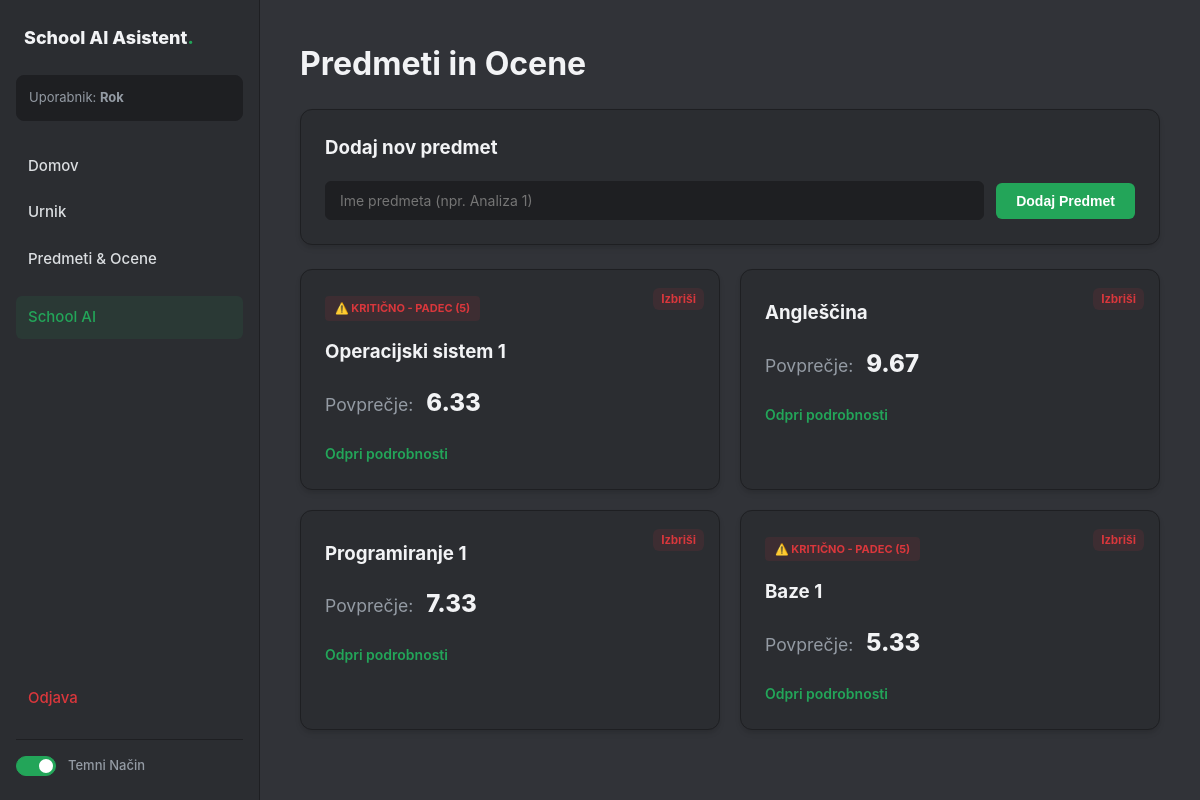
The page /predmeti (signed in) on the database its author committed.
### tables this page shows
CREATE TABLE predmeti (
            id INTEGER PRIMARY KEY AUTOINCREMENT,
            user_id INTEGER NOT NULL,
            ime TEXT NOT NULL,
            FOREIGN KEY (user_id) REFERENCES uporabniki (id)
        );

### app.py (the view)
@app.route('/predmeti', methods=['GET', 'POST'])
def predmeti():
    if 'user_id' not in session: return redirect(url_for('prijava'))
    conn = get_db_connection()
    if request.method == 'POST':
        conn.execute('INSERT INTO predmeti (user_id, ime) VALUES (?, ?)', (session['user_id'], request.form['ime']))
        conn.commit()
        return redirect(url_for('predmeti'))
    predmeti_iz_baze = conn.execute('''
        SELECT p.*,
               (SELECT AVG(o.vrednost) FROM ocene o WHERE o.predmet_id = p.id) as povprecje,
               (SELECT COUNT(*) FROM ocene o WHERE o.predmet_id = p.id AND o.vrednost = 5) as ima_petico
        FROM predmeti p WHERE p.user_id = ?
    ''', (session['user_id'],)).fetchall()
    conn.close()
    return render_template('predmeti.html', predmeti=predmeti_iz_baze)

### app.py (called while the page is built)
def get_db_connection():
    conn = sqlite3.connect('database.db')
    conn.row_factory = sqlite3.Row
    return conn

### templates/predmeti.html
{% extends 'base.html' %}
{% block content %}
<h1>Predmeti in Ocene</h1>
<div class="card form-card" style="margin-bottom: 24px;">
    <h3>Dodaj nov predmet</h3>
    <form method="POST" class="clean-form" style="display: flex; gap: 12px; align-items: center; flex-wrap: wrap;">
        <input type="text" name="ime" placeholder="Ime predmeta (npr. Analiza 1)" required style="flex: 1; min-width: 200px;">
        <button type="submit" class="btn-primary">Dodaj Predmet</button>
    </form>
</div>
<div class="dashboard-grid">
    {% for p in predmeti %}
    <div class="card feature-card animate-fade {% if p.ima_petico > 0 %}critical-card{% endif %}" style="position: relative;">
        {% if p.ima_petico > 0 %}
        <div class="critical-badge">⚠️ KRITIČNO - PADEC (5)</div>
        {% endif %}
        <form method="POST" action="/izbrisi-predmet/{{ p.id }}" onsubmit="return confirm('Izbrišem predmet in vse njegove ocene?');" style="position:absolute; top: 15px; right: 15px; margin: 0;">
            <button type="submit" class="btn-danger" style="padding: 4px 8px; font-size:12px;">Izbriši</button>
        </form>
        <h3 style="padding-right: 60px; margin-top: 5px;">{{ p.ime }}</h3>
        <div class="big-average" style="font-size: 1.1rem; margin: 12px 0;">
            Povprečje:
            <strong>
                {% if p.povprecje %}
                    {{ "%.2f"|format(p.povprecje) }}
                {% else %}
                    Brez ocen
                {% endif %}
            </strong>
        </div>
        <a href="/predmet/{{ p.id }}" class="link-btn" style="width:100%; margin-top:10px;">Odpri podrobnosti</a>
    </div>
    {% else %}
    <div class="card" style="grid-column: 1 / -1; text-align: center;">
        <p>Nimaš še dodanih predmetov. Vpiši svoj prvi predmet zgoraj!</p>
    </div>
    {% endfor %}
</div>
{% endblock %}

### static/style.css (style rules this page uses)
.dark-theme { --bg-base: #1e1f22; --bg-sidebar: #2b2d31; --bg-main: #313338; --bg-card: #2b2d31; --bg-hover: #3f4147; --text-heading: #f2f3f5; --text-normal: #dbdee1; --text-muted: #949ba4; --accent: #23a559; --accent-hover: #1da251; --border: #1e1f22; --danger: #da373c; --danger-bg: rgba(218, 55, 60, 0.1); --shadow-subtle: 0 4px 6px -1px rgba(0, 0, 0, 0.1), 0 2px 4px -1px rgba(0, 0, 0, 0.06); }
body { font-family: 'Inter', system-ui, -apple-system, sans-serif; background-color: var(--bg-base); color: var(--text-normal); margin: 0; padding: 0; line-height: 1.5; height: 100vh; overflow: hidden; transition: background-color 0.3s ease, color 0.3s ease; }
h1, h2, h3, h4 { color: var(--text-heading); margin-top: 0; font-weight: 700; }
.dashboard-grid { display: grid; grid-template-columns: repeat(auto-fill, minmax(350px, 1fr)); gap: 20px; }
.card { background-color: var(--bg-card); border: 1px solid var(--border); border-radius: 12px; padding: 24px; box-shadow: var(--shadow-subtle); transition: box-shadow 0.2s, border-color 0.2s; }
.critical-badge { background-color: var(--danger-bg); color: var(--danger); padding: 4px 10px; border-radius: 4px; font-size: 11px; font-weight: 700; display: inline-block; margin-bottom: 12px; }
.feature-card .link-btn { text-decoration: none; color: var(--accent); font-weight: 600; font-size: 14px; display: inline-block; margin-top: 16px; }
input, select, textarea { background-color: var(--bg-base); color: var(--text-normal); border: 1px solid var(--border); padding: 10px 14px; border-radius: 6px; font-size: 14px; outline: none; box-sizing: border-box; transition: border-color 0.2s; font-family: inherit; }
.btn-primary { background-color: var(--accent); color: white; border: none; padding: 10px 20px; border-radius: 6px; cursor: pointer; font-weight: 600; font-size: 14px; transition: background-color 0.2s; }
.btn-danger { background-color: var(--danger-bg); color: var(--danger); border: none; padding: 8px 16px; border-radius: 6px; font-weight: 600; font-size: 13px; cursor: pointer; }
.big-average { font-size: 16px; color: var(--text-muted); }
.big-average strong { color: var(--text-heading); font-size: 24px; font-weight: 800; margin-left: 8px; }
.animate-fade { animation: fadeIn 0.25s ease-out; }

### rows shown on the page
predmeti: shows "⚠️ KRITIČNO - PADEC (5)", ime "Operacijski sistem 1", povprecje "6.33", {{ p.id }} 10 (drawn)
predmeti: ime "Angleščina", povprecje "9.67"
predmeti: ime "Programiranje 1", povprecje "7.33"
predmeti: shows "⚠️ KRITIČNO - PADEC (5)", ime "Baze 1", povprecje "5.33"

### other values the page prints
{{ session.get('username') }} "Rok"
